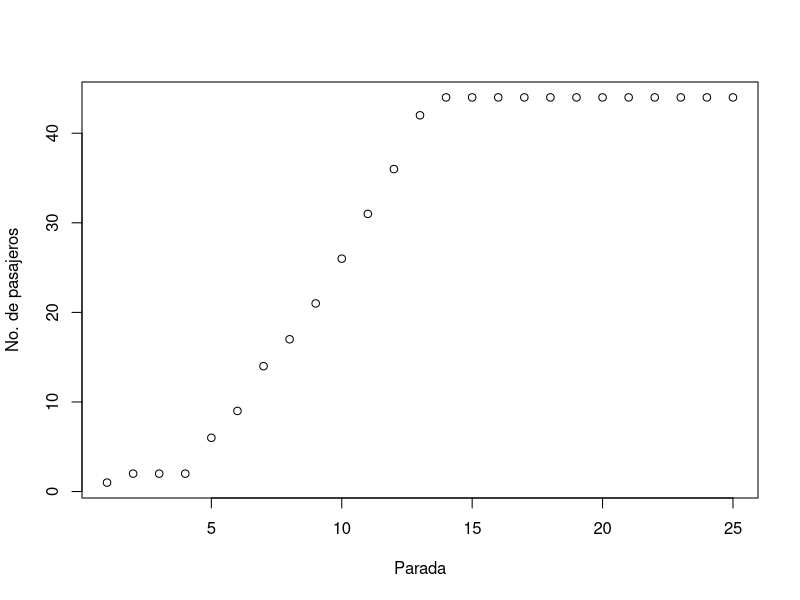
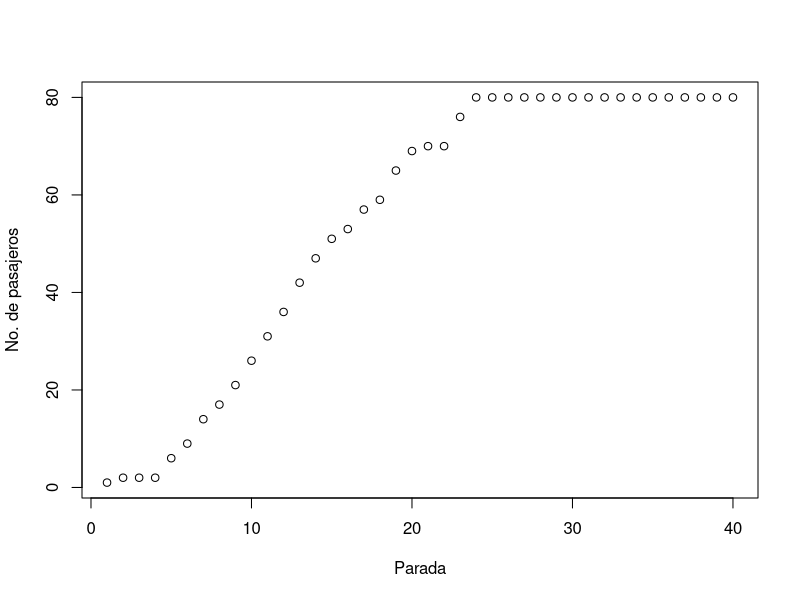
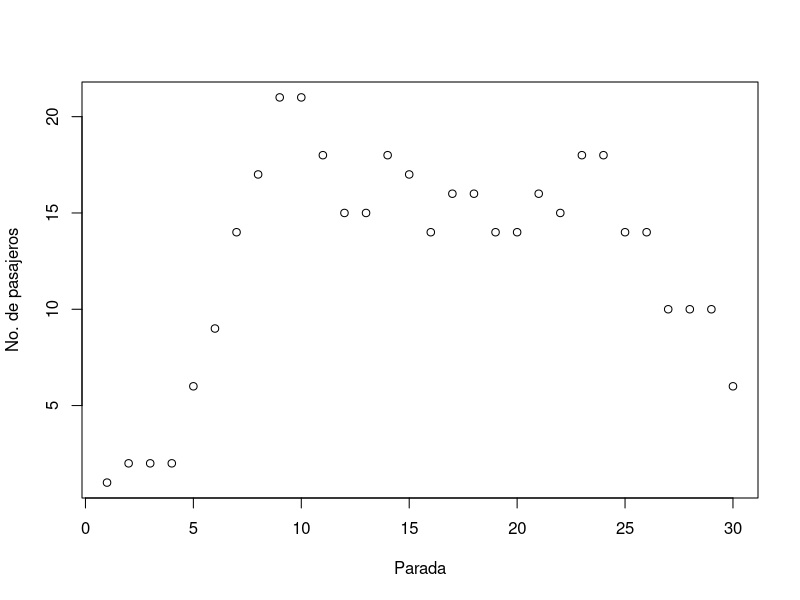

Source code (R) for these figures, in order:
## ---- chunk 1
# Generación de la matriz datos:
datos <- matrix(rpois(rpois(1, 125) * 15, 43), ncol = 15)
## ---- chunk 2
datos <- datos[1:5, 1:5]
datos
## ---- chunk 3
out <- apply(datos, 1, function(x, a) sum(x > a), a = 45)
f <- function(x, u) sum(x > u)
## ---- chunk 4
out
## ---- chunk 5
set.seed(11)
paradas <- 25
pasajeros <- 0
registro <- numeric(paradas)
registro[1] <- pasajeros
for (i in 1:paradas) {
  pasajeros <- pasajeros + sample(0:6, 1)
  if (pasajeros >= 44) {
    registro[i:paradas] <- 44
    break
  }
  registro[i] <- pasajeros
}
## ---- chunk 6
plot(registro, xlab='Parada', ylab='No. de pasajeros')
## ---- chunk 7
bus <- function(paradas = 25, maximo = 44) {
  pasajeros <- 0
  registro <- numeric(paradas)
	registro[1] <- pasajeros
	for (i in 1:paradas) {
		pasajeros <- pasajeros + sample(0:6, 1)
		if (pasajeros >= maximo) {
			registro[i:paradas] <- maximo
			cat('Bus lleno!\n')
			break
		}
		registro[i] <- pasajeros
		cat('Parada', i, 'hay', pasajeros, 'pasajeros\n')
	}
	plot(registro, xlab='Parada', ylab='No. de pasajeros')
	registro
}
## ---- chunk 8
set.seed(11)
# Nro. de paradas = 40
# Máximo de pasajeros = 80
x <- bus(40, 80)
## ---- chunk 9
bus <- function(paradas = 25, maximo = 44) {
  pasajeros <- 0
  registro <- numeric(paradas)
  registro[1] <- pasajeros
  for (i in 1:paradas) {
    pasajeros <- pasajeros + sample(0:6, 1)
    if (i >= 10)
      pasajeros <- pasajeros - sample(1:5, 1)
    registro[i] <- pasajeros
    if (pasajeros >= maximo) {
      registro[i:paradas] <- maximo
      cat('Bus lleno!\n')
      break
    }
    cat('Parada', i, 'hay', pasajeros, 'pasajeros\n')
  }
  plot(registro, xlab='Parada', ylab='No. de pasajeros')
  registro
}
## ---- chunk 10
set.seed(11)
x <- bus(30, 60)
